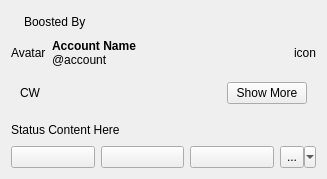
<?xml version="1.0" encoding="UTF-8"?>
<ui version="4.0">
 <class>status</class>
 <widget class="QWidget" name="status">
  <property name="geometry">
   <rect>
    <x>0</x>
    <y>0</y>
    <width>327</width>
    <height>179</height>
   </rect>
  </property>
  <property name="sizePolicy">
   <sizepolicy hsizetype="Expanding" vsizetype="Expanding">
    <horstretch>0</horstretch>
    <verstretch>0</verstretch>
   </sizepolicy>
  </property>
  <property name="windowTitle">
   <string>Form</string>
  </property>
  <layout class="QVBoxLayout" name="verticalLayout">
   <property name="sizeConstraint">
    <enum>QLayout::SetMinimumSize</enum>
   </property>
   <item>
    <layout class="QHBoxLayout" name="horizontalLayout_3">
     <item>
      <widget class="QLabel" name="lbl_boost_icon">
       <property name="maximumSize">
        <size>
         <width>24</width>
         <height>24</height>
        </size>
       </property>
       <property name="text">
        <string/>
       </property>
       <property name="scaledContents">
        <bool>true</bool>
       </property>
      </widget>
     </item>
     <item>
      <widget class="QLabel" name="lbl_boosted_by">
       <property name="sizePolicy">
        <sizepolicy hsizetype="MinimumExpanding" vsizetype="Expanding">
         <horstretch>0</horstretch>
         <verstretch>0</verstretch>
        </sizepolicy>
       </property>
       <property name="text">
        <string>Boosted By</string>
       </property>
       <property name="wordWrap">
        <bool>true</bool>
       </property>
      </widget>
     </item>
    </layout>
   </item>
   <item>
    <layout class="QHBoxLayout" name="horizontalLayout_4">
     <item>
      <widget class="QLabel" name="lbl_avatar">
       <property name="sizePolicy">
        <sizepolicy hsizetype="Fixed" vsizetype="Fixed">
         <horstretch>0</horstretch>
         <verstretch>0</verstretch>
        </sizepolicy>
       </property>
       <property name="text">
        <string>Avatar</string>
       </property>
       <property name="alignment">
        <set>Qt::AlignLeading|Qt::AlignLeft|Qt::AlignTop</set>
       </property>
      </widget>
     </item>
     <item>
      <widget class="QLabel" name="lbl_account">
       <property name="sizePolicy">
        <sizepolicy hsizetype="MinimumExpanding" vsizetype="Expanding">
         <horstretch>0</horstretch>
         <verstretch>0</verstretch>
        </sizepolicy>
       </property>
       <property name="text">
        <string>&lt;p&gt;&lt;strong&gt;Account Name&lt;/strong&gt; @account&lt;/p&gt;</string>
       </property>
       <property name="wordWrap">
        <bool>true</bool>
       </property>
      </widget>
     </item>
     <item>
      <spacer name="horizontalSpacer">
       <property name="orientation">
        <enum>Qt::Horizontal</enum>
       </property>
       <property name="sizeType">
        <enum>QSizePolicy::MinimumExpanding</enum>
       </property>
       <property name="sizeHint" stdset="0">
        <size>
         <width>40</width>
         <height>20</height>
        </size>
       </property>
      </spacer>
     </item>
     <item>
      <widget class="QLabel" name="lbl_privacy">
       <property name="text">
        <string>icon</string>
       </property>
      </widget>
     </item>
    </layout>
   </item>
   <item>
    <widget class="QWidget" name="lyt_cw" native="true">
     <layout class="QHBoxLayout" name="horizontalLayout_2">
      <item>
       <widget class="QLabel" name="lbl_cw">
        <property name="sizePolicy">
         <sizepolicy hsizetype="Minimum" vsizetype="Expanding">
          <horstretch>0</horstretch>
          <verstretch>0</verstretch>
         </sizepolicy>
        </property>
        <property name="text">
         <string>CW</string>
        </property>
        <property name="wordWrap">
         <bool>true</bool>
        </property>
       </widget>
      </item>
      <item>
       <spacer name="cw_sep">
        <property name="orientation">
         <enum>Qt::Horizontal</enum>
        </property>
        <property name="sizeHint" stdset="0">
         <size>
          <width>40</width>
          <height>20</height>
         </size>
        </property>
       </spacer>
      </item>
      <item>
       <widget class="QPushButton" name="btn_cw">
        <property name="sizePolicy">
         <sizepolicy hsizetype="Minimum" vsizetype="Fixed">
          <horstretch>0</horstretch>
          <verstretch>0</verstretch>
         </sizepolicy>
        </property>
        <property name="text">
         <string>Show More</string>
        </property>
       </widget>
      </item>
     </layout>
    </widget>
   </item>
   <item>
    <widget class="QLabel" name="lbl_content">
     <property name="sizePolicy">
      <sizepolicy hsizetype="Minimum" vsizetype="Expanding">
       <horstretch>0</horstretch>
       <verstretch>0</verstretch>
      </sizepolicy>
     </property>
     <property name="font">
      <font>
       <pointsize>9</pointsize>
      </font>
     </property>
     <property name="text">
      <string>Status Content Here</string>
     </property>
     <property name="scaledContents">
      <bool>true</bool>
     </property>
     <property name="wordWrap">
      <bool>true</bool>
     </property>
     <property name="openExternalLinks">
      <bool>true</bool>
     </property>
    </widget>
   </item>
   <item>
    <layout class="QHBoxLayout" name="horizontalLayout">
     <property name="sizeConstraint">
      <enum>QLayout::SetMinimumSize</enum>
     </property>
     <item>
      <widget class="QPushButton" name="btn_reply">
       <property name="sizePolicy">
        <sizepolicy hsizetype="Minimum" vsizetype="Minimum">
         <horstretch>0</horstretch>
         <verstretch>0</verstretch>
        </sizepolicy>
       </property>
       <property name="toolTip">
        <string>Reply</string>
       </property>
       <property name="text">
        <string/>
       </property>
      </widget>
     </item>
     <item>
      <widget class="QPushButton" name="btn_boost">
       <property name="sizePolicy">
        <sizepolicy hsizetype="Minimum" vsizetype="Minimum">
         <horstretch>0</horstretch>
         <verstretch>0</verstretch>
        </sizepolicy>
       </property>
       <property name="toolTip">
        <string>Boost</string>
       </property>
       <property name="text">
        <string/>
       </property>
      </widget>
     </item>
     <item>
      <widget class="QPushButton" name="btn_fave">
       <property name="sizePolicy">
        <sizepolicy hsizetype="Minimum" vsizetype="Minimum">
         <horstretch>0</horstretch>
         <verstretch>0</verstretch>
        </sizepolicy>
       </property>
       <property name="toolTip">
        <string>Favourite</string>
       </property>
       <property name="text">
        <string/>
       </property>
       <property name="flat">
        <bool>false</bool>
       </property>
      </widget>
     </item>
     <item>
      <widget class="QToolButton" name="btn_more">
       <property name="sizePolicy">
        <sizepolicy hsizetype="Fixed" vsizetype="Minimum">
         <horstretch>0</horstretch>
         <verstretch>0</verstretch>
        </sizepolicy>
       </property>
       <property name="text">
        <string>...</string>
       </property>
       <property name="popupMode">
        <enum>QToolButton::MenuButtonPopup</enum>
       </property>
       <property name="arrowType">
        <enum>Qt::NoArrow</enum>
       </property>
      </widget>
     </item>
    </layout>
   </item>
  </layout>
 </widget>
 <resources/>
 <connections>
  <connection>
   <sender>btn_cw</sender>
   <signal>clicked(bool)</signal>
   <receiver>lbl_content</receiver>
   <slot>setVisible(bool)</slot>
   <hints>
    <hint type="sourcelabel">
     <x>373</x>
     <y>43</y>
    </hint>
    <hint type="destinationlabel">
     <x>298</x>
     <y>88</y>
    </hint>
   </hints>
  </connection>
 </connections>
</ui>
